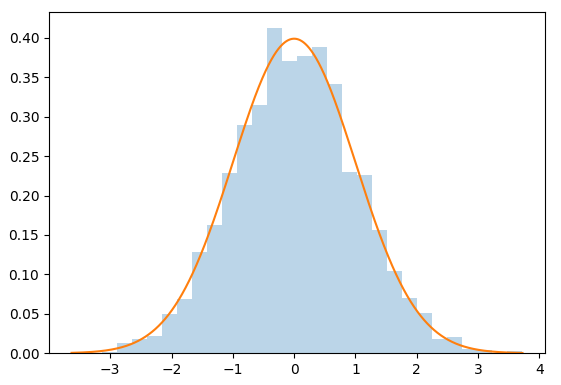

Here is the Python script that generated this plot:
import numpy as np
import matplotlib.pyplot as plt
import scipy.stats as stats


normalDistribution = np.random.normal(0, 1, size = 3000)

x = np.linspace(normalDistribution.min(), normalDistribution.max(), 3000)
y = stats.norm.pdf(x)

plt.hist(normalDistribution, alpha = 0.3, bins = 30, density = True)
plt.plot(x, y)
plt.show()
